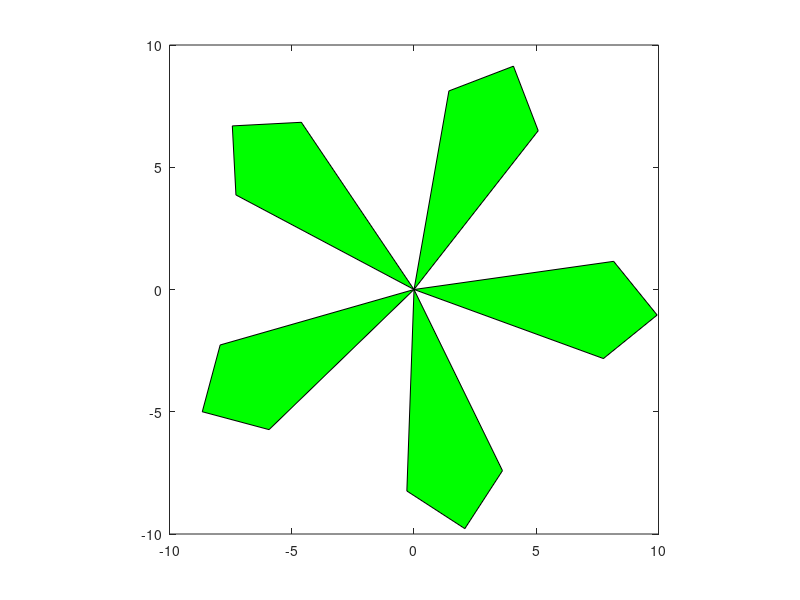

The MATLAB source for this figure:
% (b)
A(:, :, 1) = [0, 8, 10, 8; 0, -2, 0, 2];
angle = 2 * pi / 5;
figure(1);

for j = 0 : 20
    Ca = cos(angle);
    Sa = sin(angle);
    zCa = cos(pi / 18);
    zSa = sin(pi / 18);
    R = [Ca, -Sa; Sa, Ca];
    A(:, :, 1) = [zCa, -zSa; zSa, zCa] * A(:, :, 1);
    for i = 2 : 5
        A(:, :, i) = R * A(:, :, i - 1);
    end
    
    hold off
    for i = 1 : 5
        fill([A(1, :, i), A(1, 1, i)], [A(2, :, i), A(2, 1, i)], 'g');
        axis square;
        hold on
        axis([-10, 10, -10, 10]);
    end
    M(j + 1) = getframe;
end

movie(M, 1)
